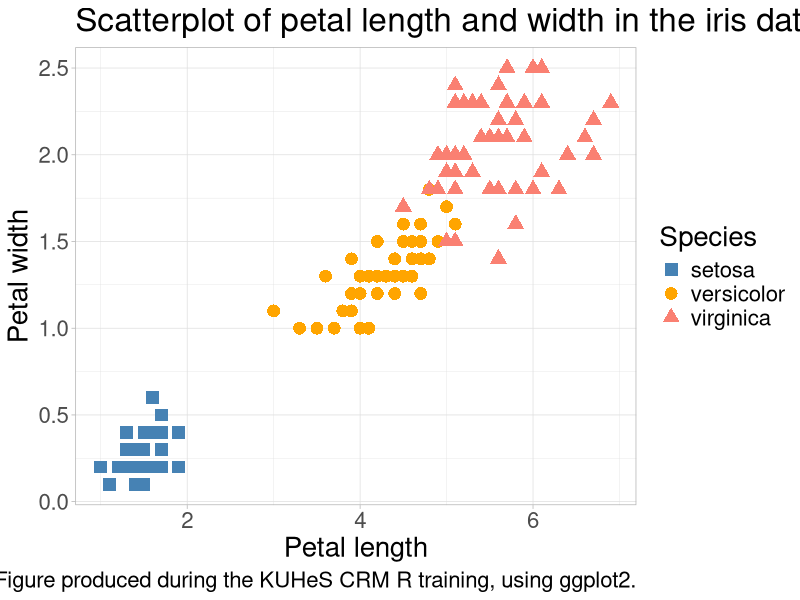
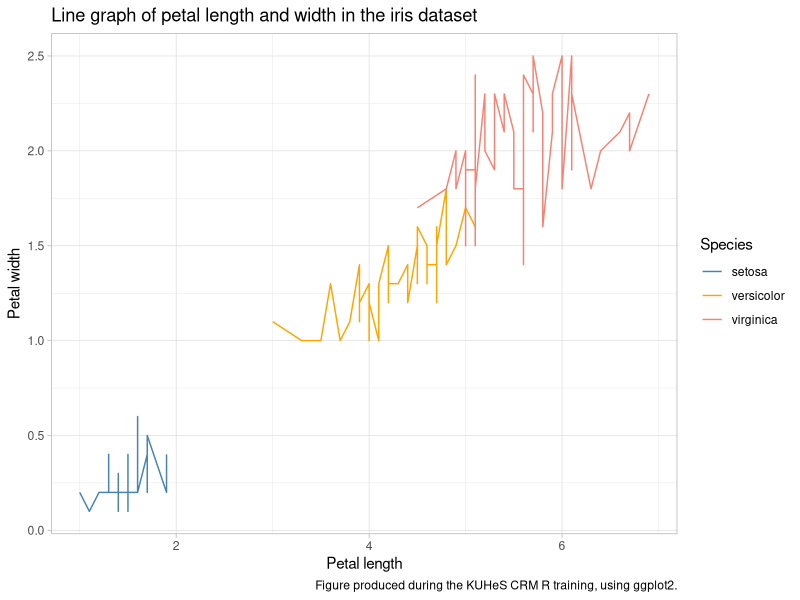
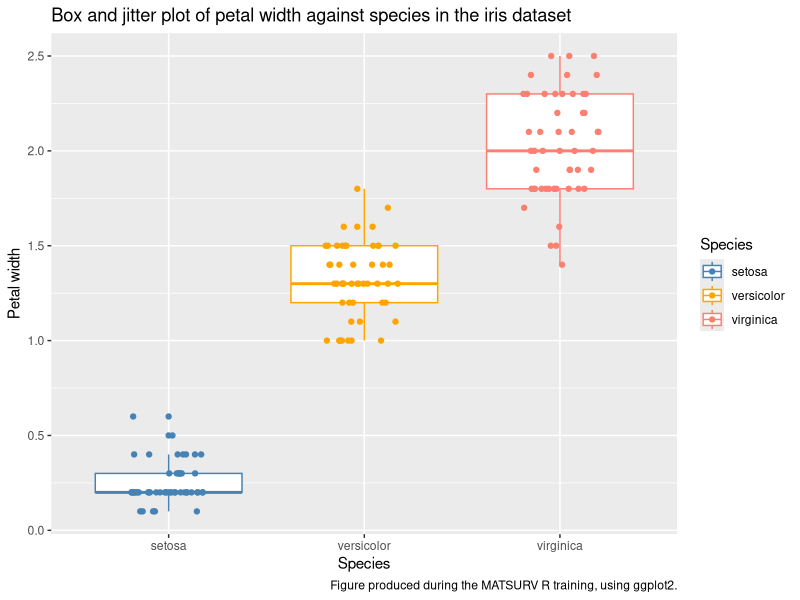
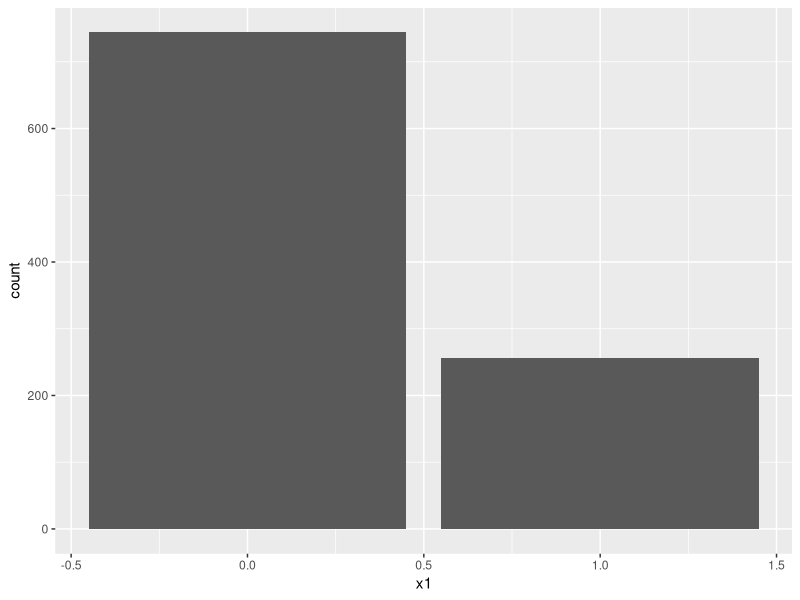
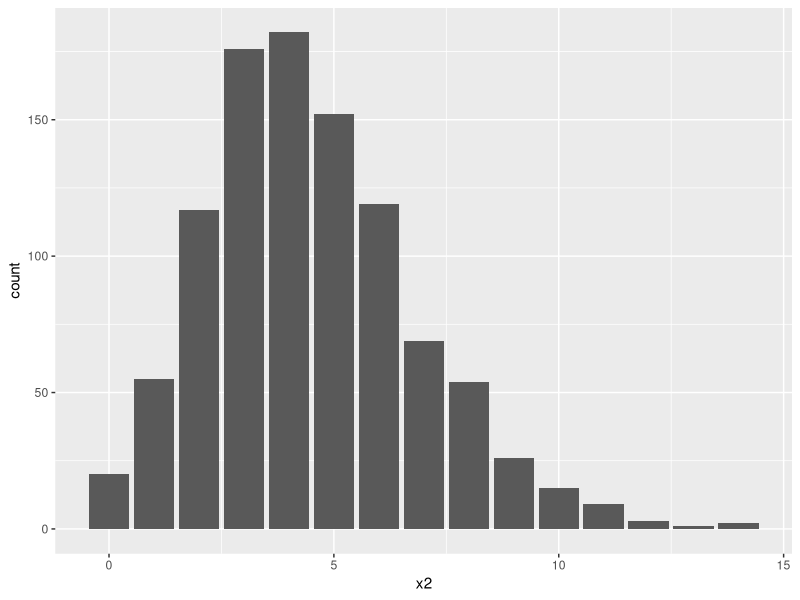
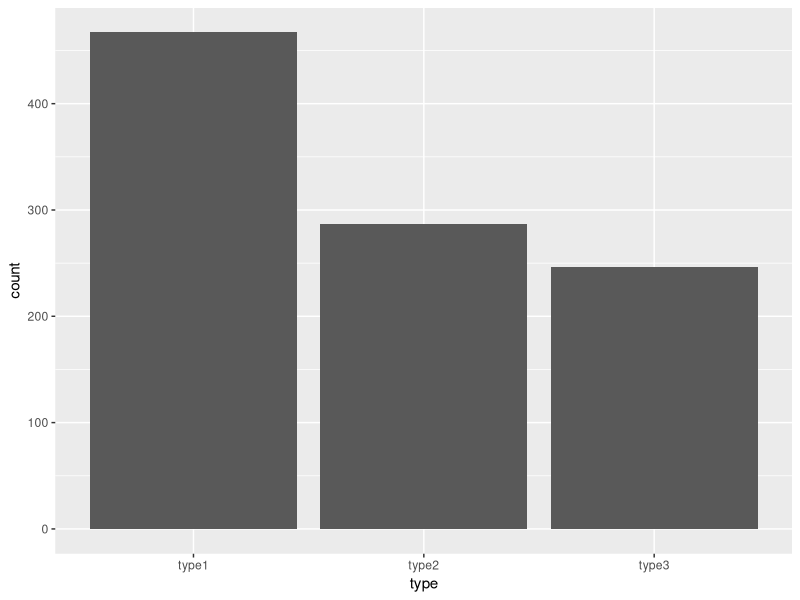
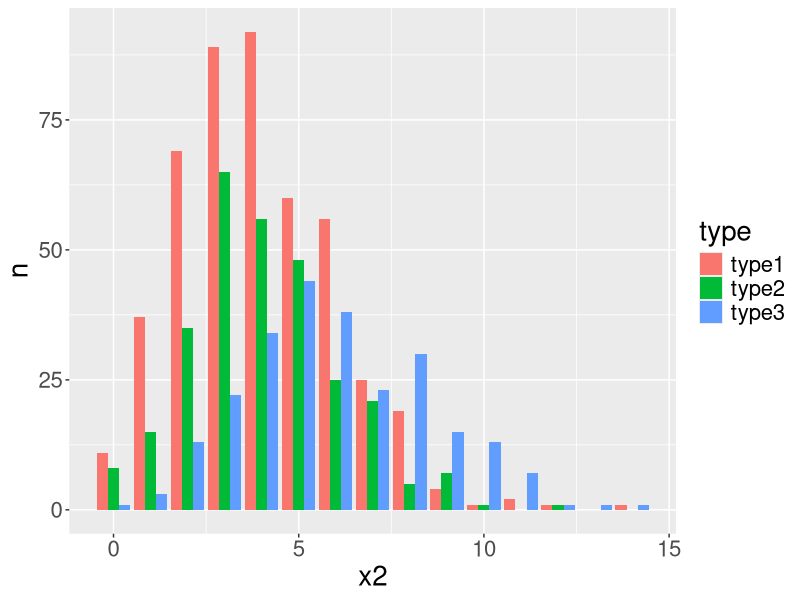
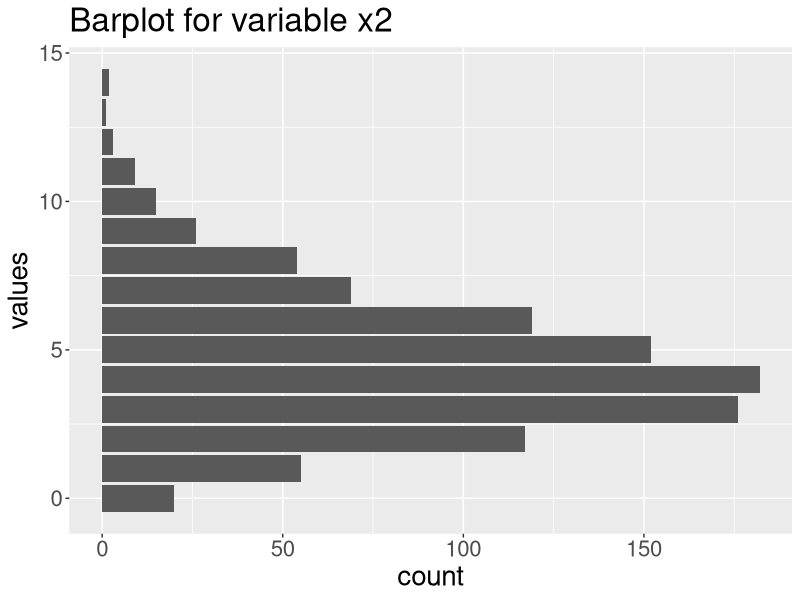

Write R code to recreate these figures, in order.
## ---- chunk 1
knitr::opts_chunk$set(echo = TRUE, fig.width=16, fig.height=9, dpi=150, highlight=T)

require(tidyverse)
require(knitr)
require(gridExtra)
## ---- chunk 2
iris %>%
  ggplot(mapping=aes(x=Petal.Length,y=Petal.Width,col=Species,pch=Species)) +
  geom_point(size=4) +
  scale_colour_manual(values=c("steelblue","orange","salmon"),name="Species") +
  scale_shape_manual(values=15:17,name="Species") +
  xlab("Petal length") +
  ylab("Petal width") +
  labs(title="Scatterplot of petal length and width in the iris dataset",caption="Figure produced during the KUHeS CRM R training, using ggplot2.") +
  theme_light() +
  theme(text=element_text(size=20))
## ---- chunk 3
iris %>%
  ggplot(mapping=aes(x=Petal.Length,y=Petal.Width,col=Species,pch=Species)) +
  geom_line() +
  scale_colour_manual(values=c("steelblue","orange","salmon"),name="Species") +
  scale_shape_manual(values=15:17,name="Species") +
  xlab("Petal length") +
  ylab("Petal width") +
  labs(title="Line graph of petal length and width in the iris dataset",caption="Figure produced during the KUHeS CRM R training, using ggplot2.") +
  theme_light()
## ---- chunk 4
iris %>%
  ggplot(mapping=aes(x=Species,y=Petal.Width,col=Species)) +
  geom_boxplot() +
  geom_jitter(height=0,width=0.2) +
  scale_colour_manual(values=c("steelblue","orange","salmon")) +
  scale_fill_manual(values=c("steelblue","orange","salmon")) +
  xlab("Species") +
  ylab("Petal width") +
  labs(title="Box and jitter plot of petal width against species in the iris dataset",caption="Figure produced during the MATSURV R training, using ggplot2.") 
## ---- chunk 5
typesTmp<- paste(sep="","type",1:3)
type<-factor(sample(typesTmp,
                    size=1000,
                    replace=T,
                    prob=c(0.45,0.3,0.25)))
x1<-rbinom(1000,size=1,prob=0.25)
x2<-rpois(1000,lambda=ifelse(type=="type3",6,4))
## ---- chunk 6
dat<-data.frame(type,x1,x2) %>%
  mutate(x3=ifelse(type=="type1",
                   rnorm(sum(type=="type1"),mean=-2),
                   ifelse(type=="type2",
                          rnorm(sum(type=="type2"),mean=2),
                          runif(sum(type=="type3"))
                          )
                   )
         ) %>%
  mutate(x4=rnorm(n(),mean=x3))
## ---- chunk 7
ggplot(data=dat,mapping=aes(x=x1)) +
  geom_bar()
## ---- chunk 8
ggplot(data=dat,mapping=aes(x=x2)) +
  geom_bar()
## ---- chunk 9
ggplot(data=dat,mapping=aes(x=type)) +
  geom_bar()
## ---- chunk 10
dat %>%
  count(type,x2) %>%
  complete(type,x2,fill=list(n=0)) %>%
  ggplot(mapping=aes(fill=type,y=n,x=x2)) +
  geom_bar(position="dodge",stat="identity") +
  theme(text = element_text(size=20))
## ---- chunk 11
ggplot(data=dat,mapping=aes(x=x2)) + 
  geom_bar() +
  coord_flip() +
  ggtitle("Barplot for variable x2") +
  xlab("values") +
  ylab("count") +
  theme(text = element_text(size=20))
## ---- chunk 12
ggplot(data=dat,mapping=aes(x=x2)) +
  geom_bar() + coord_polar(start=0) + theme_minimal() +
  theme(
    axis.text = element_blank(),
    axis.title = element_blank(),
    panel.grid = element_blank(),
    plot.margin = unit(rep(-2,4), "cm") # removing unnecessary margins
  ) +
  ylim(-100,250) # dtermines size of the inner radius
## ---- chunk 13
ggplot(dat, mapping=aes(x=factor(1), fill=factor(type))) +
  geom_bar(width = 1) +
  coord_polar("y") + 
  xlab("") +
  theme_void()
## ---- chunk 14
ggplot(data=dat,mapping=aes(x=x3)) +
  geom_histogram()
## ---- chunk 15
ggplot(data=dat,mapping=aes(x=x3)) +
  geom_histogram(binwidth=0.1)

ggplot(data=dat,mapping=aes(x=x3,stat(density))) +
  geom_histogram(binwidth=0.15)
## ---- chunk 16
ggplot(data=dat,mapping=aes(x=x3,stat(density))) +
  geom_histogram(binwidth=0.15) +
  coord_cartesian(xlim = c(-10, 10)) +
  ggtitle("Histogram") +
  theme_light() +
  theme(text=element_text(size=24))
## ---- chunk 17
ggplot(data=dat,mapping=aes(x=x3,stat(density))) +
  geom_histogram(binwidth=0.15) +
  geom_density(bw="SJ",col="blue",lwd=1)
## ---- chunk 18
ggplot(data=dat,mapping=aes(x=x3,fill=type)) +
  geom_histogram(binwidth=0.15,position="dodge")
## ---- chunk 19
ggplot(data=dat,mapping=aes(x=x3,fill=type)) +
  geom_histogram(binwidth=0.15,position="dodge") +
  scale_fill_manual(values=c("steelblue","orange","salmon"))
## ---- chunk 20
ggplot(data=dat,mapping=aes(x=type,y=x3)) +
  geom_boxplot()
## ---- chunk 21
ggplot(data=dat,mapping=aes(x=type,y=x3)) +
  geom_boxplot() +
  geom_jitter(width=0.25,height=0,alpha=0.3)
## ---- chunk 22
ggplot(data=dat,mapping=aes(x=type,y=x3)) +
  geom_boxplot() +
  coord_flip()
## ---- chunk 23
ggplot(data=dat,mapping=aes(x=type,y=x3,fill=type)) +
  geom_violin() +
  geom_boxplot(width=0.05, fill="white")
## ---- chunk 24
ggplot(data=dat,mapping=aes(x=x3,y=x4)) +
  geom_point()
## ---- chunk 25
ggplot(data=dat,mapping=aes(x=x3,y=x4,col=type)) +
  geom_point() +
  geom_smooth() +
  scale_colour_manual(values=c("steelblue","salmon","orange"),
                      name="Type") +
  xlab("Variable x3") +
  ylab("Variable x4") +
  ggtitle("A covariation plot.") +
  theme_light() +
  theme(text=element_text(size=14))
## ---- chunk 26
beaver<-rbind(beaver1[beaver1$day==346,],beaver2[beaver2$day==307,])
beaver<-data.frame(
  name=c(rep("beaver1",sum(beaver1$day==346)),
         rep("beaver2",sum(beaver2$day==307))),beaver)
## ---- chunk 27
beaver %>%
  filter(name=="beaver1") %>%
  ggplot(mapping=aes(x=time,y=temp)) +
    geom_line()
## ---- chunk 28
ggplot(data=beaver,mapping=aes(x=time,y=temp,colour=name)) +
  geom_line(lwd=1.5) # the lwd parameter sets the line width
## ---- chunk 29
dens<-function(x,y){
  return(
    0.35*dnorm(x)*dnorm(y,sd=1.5) + 
    0.65*dnorm(x,mean=2,sd=2)*dnorm(y,mean=3)
  )
}

x<-seq(-2.5,6.5,by=0.05)
y<-seq(-3,5.5,by=0.05)

densSurf<-expand.grid(x=x,y=y) %>%
  mutate(dens=dens(x,y))
## ---- chunk 30
densSurf %>%
  ggplot(mapping=aes(x=x,y=y,fill=dens)) +
  geom_tile(width=0.05,height=0.05)
## ---- chunk 31
clrs<-colorRampPalette(c("blue","red","orange","yellow","white"))

densSurf %>%
  ggplot(mapping=aes(x=x,y=y,fill=dens)) +
  geom_tile(width=0.05,height=0.05) +
  scale_fill_gradientn(colours = clrs(200),name="probability density") +
  theme_minimal()
## ---- chunk 32
ggplot(data=densSurf,mapping=aes(x=x,y=y,z=dens)) +
  geom_contour()
## ---- chunk 33
densSurf %>%
  ggplot(mapping=aes(x=x,y=y,fill=dens,z=dens)) +
  geom_tile(width=0.05,height=0.05) +
  geom_contour(col="darkgrey",lwd=0.35,alpha=0.75) +
  scale_fill_gradientn(colours = clrs(200),name="probability density") +
  theme_minimal()
## ---- chunk 34
g1<-ggplot(data=dat,mapping=aes(x=type,y=x3)) +
  geom_boxplot() +
  geom_jitter(width=0.25,height=0,alpha=0.3) +
  xlab("") +
  ylab("Variable x3") +
  ggtitle("A box & jitter plot.") +
  theme_minimal()
## ---- chunk 35
g2<-ggplot(data=dat,mapping=aes(x=x3,y=x4,col=type)) +
  geom_point() +
  geom_smooth() +
  scale_colour_manual(values=c("steelblue","salmon","orange"),
                      name="Type") +
  xlab("Variable x3") +
  ylab("Variable x4") +
  ggtitle("A covariation plot.") +
  theme_light() +
  theme(text=element_text(size=14))
## ---- chunk 36
grid.arrange(g1,g2,nrow=1)
## ---- chunk 37
iris %>%
  ggplot(mapping=aes(x=Petal.Length,y=Petal.Width)) +
  geom_point() +
  facet_wrap(~Species)
